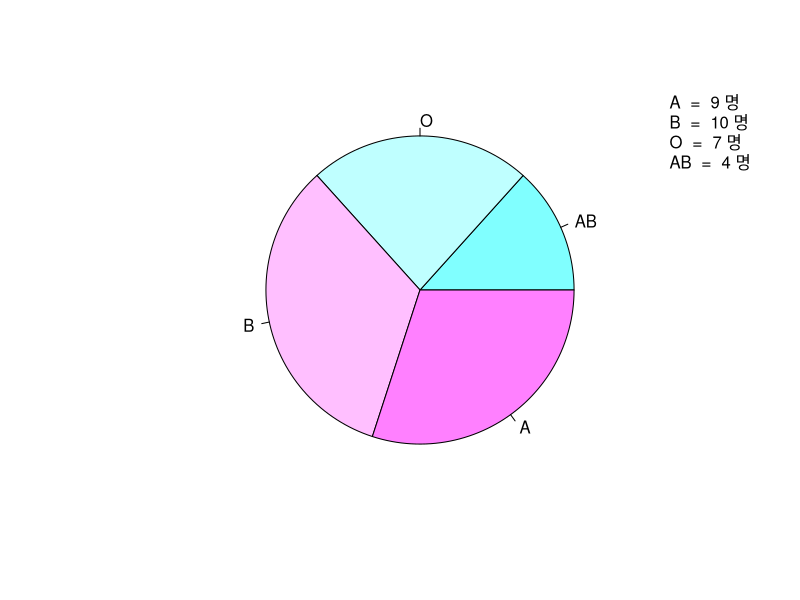

Write R code to recreate this figure.
# id = 1,2,3 ~ 30
# btye = 1, 2, 3, 4
v1 <- c(1:30)
v2 <- c(1, 2, 2, 2, 1,
        1, 3, 1, 2, 4,
        2, 1, 2, 2, 3,
        3, 4, 3, 4, 1,
        3, 3, 2, 1, 4,
        2, 3, 1, 1, 2)

# 혈액형별로 도수값
bdf = data.frame(id = v1, btype = v2)
bdf$btype <- factor(bdf$btype, levels = c(1:4), labels = c('A', 'B', 'O', 'AB'))

blood_cnt <- table(bdf$btype)
blood_cnt

# barplot(blood_cnt,
#         xlab='혈액형',
#         ylab='인원수',
#         ylim=c(0,10),
#         col=terrain.colors(4))

bdf$btype <- factor(bdf$btype, levels = c('AB', 'O', 'B', 'A'))

blood_cnt2 <- table(bdf$btype)

pie(blood_cnt2,
    init.angle = 0,
    col=cm.colors(length(blood_cnt2))
)

legend('topright', 
       legend = paste(names(blood_cnt), ' = ', blood_cnt, '명'), 
       box.lty = 0)

# legend 결과값 앞에 색상을 넣으려면 fill 을 사용
